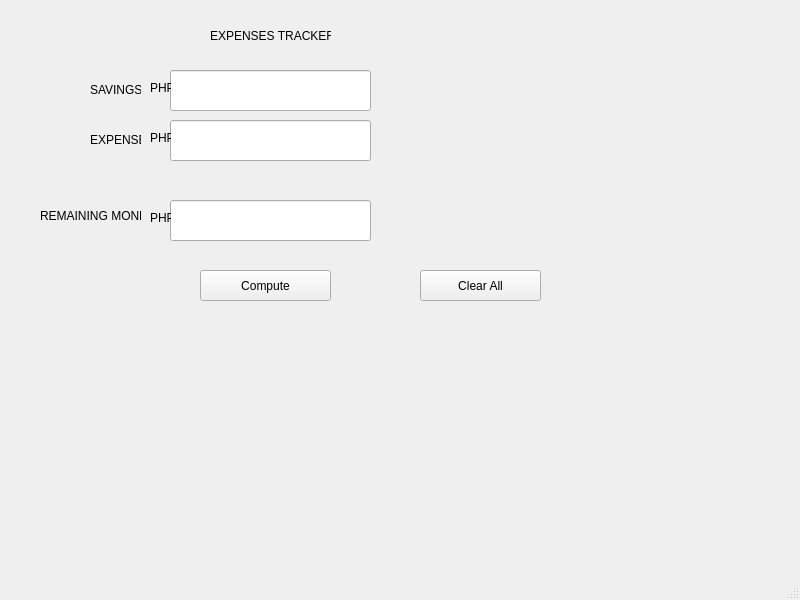
<?xml version="1.0" encoding="UTF-8"?>
<ui version="4.0">
 <class>MainWindow</class>
 <widget class="QMainWindow" name="MainWindow">
  <property name="geometry">
   <rect>
    <x>0</x>
    <y>0</y>
    <width>800</width>
    <height>600</height>
   </rect>
  </property>
  <property name="windowTitle">
   <string>MainWindow</string>
  </property>
  <widget class="QWidget" name="centralwidget">
   <widget class="QLineEdit" name="lineEdit_op1">
    <property name="geometry">
     <rect>
      <x>170</x>
      <y>70</y>
      <width>201</width>
      <height>41</height>
     </rect>
    </property>
   </widget>
   <widget class="QLineEdit" name="lineEdit_op2">
    <property name="geometry">
     <rect>
      <x>170</x>
      <y>120</y>
      <width>201</width>
      <height>41</height>
     </rect>
    </property>
   </widget>
   <widget class="QLineEdit" name="lineEdit_result">
    <property name="geometry">
     <rect>
      <x>170</x>
      <y>200</y>
      <width>201</width>
      <height>41</height>
     </rect>
    </property>
   </widget>
   <widget class="QPushButton" name="Compute">
    <property name="geometry">
     <rect>
      <x>200</x>
      <y>270</y>
      <width>131</width>
      <height>31</height>
     </rect>
    </property>
    <property name="text">
     <string>Compute</string>
    </property>
   </widget>
   <widget class="QPushButton" name="ClearAll">
    <property name="geometry">
     <rect>
      <x>420</x>
      <y>270</y>
      <width>121</width>
      <height>31</height>
     </rect>
    </property>
    <property name="text">
     <string>Clear All</string>
    </property>
   </widget>
   <widget class="QLabel" name="label">
    <property name="geometry">
     <rect>
      <x>90</x>
      <y>80</y>
      <width>51</width>
      <height>20</height>
     </rect>
    </property>
    <property name="text">
     <string>SAVINGS</string>
    </property>
   </widget>
   <widget class="QLabel" name="label_2">
    <property name="geometry">
     <rect>
      <x>150</x>
      <y>80</y>
      <width>21</width>
      <height>16</height>
     </rect>
    </property>
    <property name="text">
     <string>PHP</string>
    </property>
   </widget>
   <widget class="QLabel" name="label_3">
    <property name="geometry">
     <rect>
      <x>90</x>
      <y>130</y>
      <width>51</width>
      <height>20</height>
     </rect>
    </property>
    <property name="text">
     <string>EXPENSES</string>
    </property>
   </widget>
   <widget class="QLabel" name="label_4">
    <property name="geometry">
     <rect>
      <x>150</x>
      <y>130</y>
      <width>21</width>
      <height>16</height>
     </rect>
    </property>
    <property name="text">
     <string>PHP</string>
    </property>
   </widget>
   <widget class="QLabel" name="label_5">
    <property name="geometry">
     <rect>
      <x>40</x>
      <y>190</y>
      <width>101</width>
      <height>51</height>
     </rect>
    </property>
    <property name="text">
     <string>REMAINING MONEY</string>
    </property>
   </widget>
   <widget class="QLabel" name="label_6">
    <property name="geometry">
     <rect>
      <x>150</x>
      <y>210</y>
      <width>21</width>
      <height>16</height>
     </rect>
    </property>
    <property name="text">
     <string>PHP</string>
    </property>
   </widget>
   <widget class="QLabel" name="label_7">
    <property name="geometry">
     <rect>
      <x>210</x>
      <y>20</y>
      <width>121</width>
      <height>31</height>
     </rect>
    </property>
    <property name="text">
     <string>EXPENSES TRACKER</string>
    </property>
   </widget>
  </widget>
  <widget class="QMenuBar" name="menubar">
   <property name="geometry">
    <rect>
     <x>0</x>
     <y>0</y>
     <width>800</width>
     <height>21</height>
    </rect>
   </property>
  </widget>
  <widget class="QStatusBar" name="statusbar"/>
 </widget>
 <resources/>
 <connections/>
</ui>
